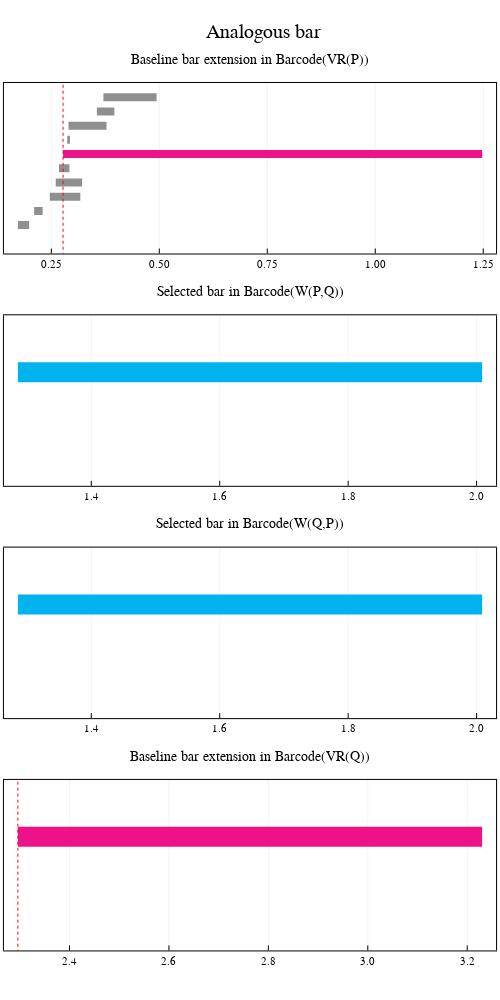

Here is the notebook cell this chart was saved with:
### Code cell
plot_analogous_bars(extension_P, extension_Q, lw_VR_P = 8)

### Figure 1 — Plotly figure (JSON) as saved in the notebook; plotly's stock layout.template omitted (floating-point values rounded to 4 significant figures)
{"data": [{"colorbar": {"title": ""}, "hoverinfo": "text", "legendgroup": "y1", "line": {"color": "rgba(143, 143, 143, 1.000)", "dash": "solid", "shape": "linear", "width": 8}, "mode": "lines", "name": "y1", "showlegend": true, "text": ["class 3", "class 3"], "type": "scatter", "x": [0.1725, 0.1986], "xaxis": "x2", "y": [1, 1], "yaxis": "y2", "zmax": null, "zmin": null}, {"colorbar": {"title": ""}, "hoverinfo": "text", "legendgroup": "y2", "line": {"color": "rgba(143, 143, 143, 1.000)", "dash": "solid", "shape": "linear", "width": 8}, "mode": "lines", "name": "y2", "showlegend": true, "text": ["class 4", "class 4"], "type": "scatter", "x": [0.2102, 0.2299], "xaxis": "x2", "y": [2, 2], "yaxis": "y2", "zmax": null, "zmin": null}, {"colorbar": {"title": ""}, "hoverinfo": "text", "legendgroup": "y3", "line": {"color": "rgba(143, 143, 143, 1.000)", "dash": "solid", "shape": "linear", "width": 8}, "mode": "lines", "name": "y3", "showlegend": true, "text": ["class 5", "class 5"], "type": "scatter", "x": [0.2465, 0.3172], "xaxis": "x2", "y": [3, 3], "yaxis": "y2", "zmax": null, "zmin": null}, {"colorbar": {"title": ""}, "hoverinfo": "text", "legendgroup": "y4", "line": {"color": "rgba(143, 143, 143, 1.000)", "dash": "solid", "shape": "linear", "width": 8}, "mode": "lines", "name": "y4", "showlegend": true, "text": ["class 6", "class 6"], "type": "scatter", "x": [0.2602, 0.3213], "xaxis": "x2", "y": [4, 4], "yaxis": "y2", "zmax": null, "zmin": null}, {"colorbar": {"title": ""}, "hoverinfo": "text", "legendgroup": "y5", "line": {"color": "rgba(143, 143, 143, 1.000)", "dash": "solid", "shape": "linear", "width": 8}, "mode": "lines", "name": "y5", "showlegend": true, "text": ["class 7", "class 7"], "type": "scatter", "x": [0.2678, 0.2918], "xaxis": "x2", "y": [5, 5], "yaxis": "y2", "zmax": null, "zmin": null}, {"colorbar": {"title": ""}, "hoverinfo": "text", "legendgroup": "y6", "line": {"color": "rgba(143, 143, 143, 1.000)", "dash": "solid", "shape": "linear", "width": 8}, "mode": "lines", "name": "y6", "showlegend": true, "text": ["class 8", "class 8"], "type": "scatter", "x": [0.2772, 0.2772], "xaxis": "x2", "y": [6, 6], "yaxis": "y2", "zmax": null, "zmin": null}, {"colorbar": {"title": ""}, "hoverinfo": "text", "legendgroup": "y7", "line": {"color": "rgba(238, 18, 137, 1.000)", "dash": "solid", "shape": "linear", "width": 8}, "mode": "lines", "name": "y7", "showlegend": true, "text": ["class 8", "class 8"], "type": "scatter", "x": [0.2772, 1.247], "xaxis": "x2", "y": [6, 6], "yaxis": "y2", "zmax": null, "zmin": null}, {"colorbar": {"title": ""}, "hoverinfo": "text", "legendgroup": "y8", "line": {"color": "rgba(143, 143, 143, 1.000)", "dash": "solid", "shape": "linear", "width": 8}, "mode": "lines", "name": "y8", "showlegend": true, "text": ["class 1", "class 1"], "type": "scatter", "x": [0.2868, 0.2931], "xaxis": "x2", "y": [7, 7], "yaxis": "y2", "zmax": null, "zmin": null}, {"colorbar": {"title": ""}, "hoverinfo": "text", "legendgroup": "y9", "line": {"color": "rgba(143, 143, 143, 1.000)", "dash": "solid", "shape": "linear", "width": 8}, "mode": "lines", "name": "y9", "showlegend": true, "text": ["class 9", "class 9"], "type": "scatter", "x": [0.2899, 0.3778], "xaxis": "x2", "y": [8, 8], "yaxis": "y2", "zmax": null, "zmin": null}, {"colorbar": {"title": ""}, "hoverinfo": "text", "legendgroup": "y10", "line": {"color": "rgba(143, 143, 143, 1.000)", "dash": "solid", "shape": "linear", "width": 8}, "mode": "lines", "name": "y10", "showlegend": true, "text": ["class 2", "class 2"], "type": "scatter", "x": [0.3555, 0.396], "xaxis": "x2", "y": [9, 9], "yaxis": "y2", "zmax": null, "zmin": null}, {"colorbar": {"title": ""}, "hoverinfo": "text", "legendgroup": "y11", "line": {"color": "rgba(143, 143, 143, 1.000)", "dash": "solid", "shape": "linear", "width": 8}, "mode": "lines", "name": "y11", "showlegend": true, "text": ["class 10", "class 10"], "type": "scatter", "x": [0.3707, 0.4937], "xaxis": "x2", "y": [10, 10], "yaxis": "y2", "zmax": null, "zmin": null}, {"colorbar": {"title": ""}, "legendgroup": "y12", "line": {"color": "rgba(255, 0, 0, 1.000)", "dash": "dot", "shape": "linear", "width": 1}, "mode": "lines", "name": "y12", "showlegend": true, "type": "scatter", "x": [0.2772, 0.2772], "xaxis": "x2", "y": [-1201, 1211], "yaxis": "y2", "zmax": null, "zmin": null}, {"colorbar": {"title": ""}, "hoverinfo": "text", "legendgroup": "y1", "line": {"color": "rgba(0, 178, 238, 1.000)", "dash": "solid", "shape": "linear", "width": 20}, "mode": "lines", "name": "y1", "showlegend": true, "text": ["class 1", "class 1"], "type": "scatter", "x": [1.286, 2.009], "xaxis": "x3", "y": [1, 1], "yaxis": "y3", "zmax": null, "zmin": null}, {"colorbar": {"title": ""}, "hoverinfo": "text", "legendgroup": "y1", "line": {"color": "rgba(0, 178, 238, 1.000)", "dash": "solid", "shape": "linear", "width": 20}, "mode": "lines", "name": "y1", "showlegend": true, "text": ["class 1", "class 1"], "type": "scatter", "x": [1.286, 2.009], "xaxis": "x4", "y": [1, 1], "yaxis": "y4", "zmax": null, "zmin": null}, {"colorbar": {"title": ""}, "hoverinfo": "text", "legendgroup": "y1", "line": {"color": "rgba(143, 143, 143, 1.000)", "dash": "solid", "shape": "linear", "width": 20}, "mode": "lines", "name": "y1", "showlegend": true, "text": ["class 1", "class 1"], "type": "scatter", "x": [2.296, 2.296], "xaxis": "x5", "y": [1, 1], "yaxis": "y5", "zmax": null, "zmin": null}, {"colorbar": {"title": ""}, "hoverinfo": "text", "legendgroup": "y2", "line": {"color": "rgba(238, 18, 137, 1.000)", "dash": "solid", "shape": "linear", "width": 20}, "mode": "lines", "name": "y2", "showlegend": true, "text": ["class 1", "class 1"], "type": "scatter", "x": [2.296, 3.23], "xaxis": "x5", "y": [1, 1], "yaxis": "y5", "zmax": null, "zmin": null}, {"colorbar": {"title": ""}, "legendgroup": "y3", "line": {"color": "rgba(255, 0, 0, 1.000)", "dash": "dot", "shape": "linear", "width": 1}, "mode": "lines", "name": "y3", "showlegend": true, "type": "scatter", "x": [2.296, 2.296], "xaxis": "x5", "y": [-301, 302], "yaxis": "y5", "zmax": null, "zmin": null}], "layout": {"annotations": [{"font": {"color": "rgba(0, 0, 0, 1.000)", "family": "sans-serif", "size": 20}, "rotation": 0, "showarrow": false, "text": "Analogous bar", "x": 0.5267, "xanchor": "center", "xref": "paper", "y": 1, "yanchor": "top", "yref": "paper"}, {"font": {"color": "rgba(0, 0, 0, 1.000)", "family": "sans-serif", "size": 14}, "rotation": 0, "showarrow": false, "text": "Baseline bar extension in Barcode(VR(P))", "x": 0.5, "xanchor": "center", "xref": "paper", "y": 0.968, "yanchor": "top", "yref": "paper"}, {"font": {"color": "rgba(0, 0, 0, 1.000)", "family": "sans-serif", "size": 14}, "rotation": 0, "showarrow": false, "text": "Selected bar in Barcode(W(P,Q))", "x": 0.5, "xanchor": "center", "xref": "paper", "y": 0.726, "yanchor": "top", "yref": "paper"}, {"font": {"color": "rgba(0, 0, 0, 1.000)", "family": "sans-serif", "size": 14}, "rotation": 0, "showarrow": false, "text": "Selected bar in Barcode(W(Q,P))", "x": 0.5, "xanchor": "center", "xref": "paper", "y": 0.484, "yanchor": "top", "yref": "paper"}, {"font": {"color": "rgba(0, 0, 0, 1.000)", "family": "sans-serif", "size": 14}, "rotation": 0, "showarrow": false, "text": "Baseline bar extension in Barcode(VR(Q))", "x": 0.5, "xanchor": "center", "xref": "paper", "y": 0.242, "yanchor": "top", "yref": "paper"}], "height": 1000, "legend": {"bgcolor": "rgba(255, 255, 255, 1.000)", "bordercolor": "rgba(0, 0, 0, 1.000)", "font": {"color": "rgba(0, 0, 0, 1.000)", "family": "sans-serif", "size": 11}, "tracegroupgap": 0, "x": 1, "y": 1}, "margin": {"b": 20, "l": 0, "r": 0, "t": 20}, "paper_bgcolor": "rgba(255, 255, 255, 1.000)", "plot_bgcolor": "rgba(255, 255, 255, 1.000)", "showlegend": false, "width": 500, "xaxis1": {"anchor": "y1", "domain": [0.06121, 0.9921], "gridcolor": "rgba(0, 0, 0, 0.100)", "gridwidth": 0.5, "linecolor": "rgba(0, 0, 0, 1.000)", "mirror": false, "range": [0, 1], "showgrid": false, "showline": false, "showticklabels": false, "tickangle": 0, "tickcolor": "rgba(0, 0, 0, 0.000)", "tickfont": {"color": "rgba(0, 0, 0, 1.000)", "family": "sans-serif", "size": 11}, "tickmode": "array", "ticks": "inside", "ticktext": ["0.0", "0.2", "0.4", "0.6", "0.8", "1.0"], "tickvals": [0, 0.2, 0.4, 0.6, 0.8, 1], "title": "", "titlefont": {"color": "rgba(0, 0, 0, 1.000)", "family": "sans-serif", "size": 15}, "type": "-", "visible": true, "zeroline": false, "zerolinecolor": "rgba(0, 0, 0, 1.000)"}, "xaxis2": {"anchor": "y2", "domain": [0.007874, 0.9921], "gridcolor": "rgba(0, 0, 0, 0.100)", "gridwidth": 0.5, "linecolor": "rgba(0, 0, 0, 1.000)", "mirror": true, "range": [0.1403, 1.28], "showgrid": true, "showline": true, "showticklabels": true, "tickangle": 0, "tickcolor": "rgb(0, 0, 0)", "tickfont": {"color": "rgba(0, 0, 0, 1.000)", "family": "sans-serif", "size": 11}, "tickmode": "array", "ticks": "inside", "ticktext": ["0.25", "0.50", "0.75", "1.00", "1.25"], "tickvals": [0.25, 0.5, 0.75, 1, 1.25], "title": "", "titlefont": {"color": "rgba(0, 0, 0, 1.000)", "family": "sans-serif", "size": 15}, "type": "-", "visible": true, "zeroline": false, "zerolinecolor": "rgba(0, 0, 0, 1.000)"}, "xaxis3": {"anchor": "y3", "domain": [0.007874, 0.9921], "gridcolor": "rgba(0, 0, 0, 0.100)", "gridwidth": 0.5, "linecolor": "rgba(0, 0, 0, 1.000)", "mirror": true, "range": [1.264, 2.03], "showgrid": true, "showline": true, "showticklabels": true, "tickangle": 0, "tickcolor": "rgb(0, 0, 0)", "tickfont": {"color": "rgba(0, 0, 0, 1.000)", "family": "sans-serif", "size": 11}, "tickmode": "array", "ticks": "inside", "ticktext": ["1.4", "1.6", "1.8", "2.0"], "tickvals": [1.4, 1.6, 1.8, 2], "title": "", "titlefont": {"color": "rgba(0, 0, 0, 1.000)", "family": "sans-serif", "size": 15}, "type": "-", "visible": true, "zeroline": false, "zerolinecolor": "rgba(0, 0, 0, 1.000)"}, "xaxis4": {"anchor": "y4", "domain": [0.007874, 0.9921], "gridcolor": "rgba(0, 0, 0, 0.100)", "gridwidth": 0.5, "linecolor": "rgba(0, 0, 0, 1.000)", "mirror": true, "range": [1.264, 2.03], "showgrid": true, "showline": true, "showticklabels": true, "tickangle": 0, "tickcolor": "rgb(0, 0, 0)", "tickfont": {"color": "rgba(0, 0, 0, 1.000)", "family": "sans-serif", "size": 11}, "tickmode": "array", "ticks": "inside", "ticktext": ["1.4", "1.6", "1.8", "2.0"], "tickvals": [1.4, 1.6, 1.8, 2], "title": "", "titlefont": {"color": "rgba(0, 0, 0, 1.000)", "family": "sans-serif", "size": 15}, "type": "-", "visible": true, "zeroline": false, "zerolinecolor": "rgba(0, 0, 0, 1.000)"}, "xaxis5": {"anchor": "y5", "domain": [0.007874, 0.9921], "gridcolor": "rgba(0, 0, 0, 0.100)", "gridwidth": 0.5, "linecolor": "rgba(0, 0, 0, 1.000)", "mirror": true, "range": [2.268, 3.258], "showgrid": true, "showline": true, "showticklabels": true, "tickangle": 0, "tickcolor": "rgb(0, 0, 0)", "tickfont": {"color": "rgba(0, 0, 0, 1.000)", "family": "sans-serif", "size": 11}, "tickmode": "array", "ticks": "inside", "ticktext": ["2.4", "2.6", "2.8", "3.0", "3.2"], "tickvals": [2.4, 2.6, 2.8, 3, 3.2], "title": "", "titlefont": {"color": "rgba(0, 0, 0, 1.000)", "family": "sans-serif", "size": 15}, "type": "-", "visible": true, "zeroline": false, "zerolinecolor": "rgba(0, 0, 0, 1.000)"}, "yaxis1": {"anchor": "x1", "domain": [0.968, 0.9766], "gridcolor": "rgba(0, 0, 0, 0.100)", "gridwidth": 0.5, "linecolor": "rgba(0, 0, 0, 1.000)", "mirror": false, "range": [0, 1], "showgrid": false, "showline": false, "showticklabels": false, "tickangle": 0, "tickcolor": "rgba(0, 0, 0, 0.000)", "tickfont": {"color": "rgba(0, 0, 0, 1.000)", "family": "sans-serif", "size": 11}, "tickmode": "array", "ticks": "inside", "ticktext": ["0.0", "0.2", "0.4", "0.6", "0.8", "1.0"], "tickvals": [0, 0.2, 0.4, 0.6, 0.8, 1], "title": "", "titlefont": {"color": "rgba(0, 0, 0, 1.000)", "family": "sans-serif", "size": 15}, "type": "-", "visible": true, "zeroline": false, "zerolinecolor": "rgba(0, 0, 0, 1.000)"}, "yaxis2": {"anchor": "x2", "domain": [0.7568, 0.9344], "gridcolor": "rgba(0, 0, 0, 0.100)", "gridwidth": 0.5, "linecolor": "rgba(0, 0, 0, 1.000)", "mirror": true, "range": [-1, 11], "showgrid": true, "showline": true, "showticklabels": true, "tickangle": 0, "tickcolor": "rgb(0, 0, 0)", "tickfont": {"color": "rgba(0, 0, 0, 1.000)", "family": "sans-serif", "size": 11}, "tickmode": "array", "ticks": "inside", "ticktext": [], "tickvals": [], "title": "", "titlefont": {"color": "rgba(0, 0, 0, 1.000)", "family": "sans-serif", "size": 15}, "type": "-", "visible": true, "zeroline": false, "zerolinecolor": "rgba(0, 0, 0, 1.000)"}, "yaxis3": {"anchor": "x3", "domain": [0.5148, 0.6924], "gridcolor": "rgba(0, 0, 0, 0.100)", "gridwidth": 0.5, "linecolor": "rgba(0, 0, 0, 1.000)", "mirror": true, "range": [-1, 2], "showgrid": true, "showline": true, "showticklabels": true, "tickangle": 0, "tickcolor": "rgb(0, 0, 0)", "tickfont": {"color": "rgba(0, 0, 0, 1.000)", "family": "sans-serif", "size": 11}, "tickmode": "array", "ticks": "inside", "ticktext": [], "tickvals": [], "title": "", "titlefont": {"color": "rgba(0, 0, 0, 1.000)", "family": "sans-serif", "size": 15}, "type": "-", "visible": true, "zeroline": false, "zerolinecolor": "rgba(0, 0, 0, 1.000)"}, "yaxis4": {"anchor": "x4", "domain": [0.2728, 0.4504], "gridcolor": "rgba(0, 0, 0, 0.100)", "gridwidth": 0.5, "linecolor": "rgba(0, 0, 0, 1.000)", "mirror": true, "range": [-1, 2], "showgrid": true, "showline": true, "showticklabels": true, "tickangle": 0, "tickcolor": "rgb(0, 0, 0)", "tickfont": {"color": "rgba(0, 0, 0, 1.000)", "family": "sans-serif", "size": 11}, "tickmode": "array", "ticks": "inside", "ticktext": [], "tickvals": [], "title": "", "titlefont": {"color": "rgba(0, 0, 0, 1.000)", "family": "sans-serif", "size": 15}, "type": "-", "visible": true, "zeroline": false, "zerolinecolor": "rgba(0, 0, 0, 1.000)"}, "yaxis5": {"anchor": "x5", "domain": [0.0308, 0.2084], "gridcolor": "rgba(0, 0, 0, 0.100)", "gridwidth": 0.5, "linecolor": "rgba(0, 0, 0, 1.000)", "mirror": true, "range": [-1, 2], "showgrid": true, "showline": true, "showticklabels": true, "tickangle": 0, "tickcolor": "rgb(0, 0, 0)", "tickfont": {"color": "rgba(0, 0, 0, 1.000)", "family": "sans-serif", "size": 11}, "tickmode": "array", "ticks": "inside", "ticktext": [], "tickvals": [], "title": "", "titlefont": {"color": "rgba(0, 0, 0, 1.000)", "family": "sans-serif", "size": 15}, "type": "-", "visible": true, "zeroline": false, "zerolinecolor": "rgba(0, 0, 0, 1.000)"}}}
